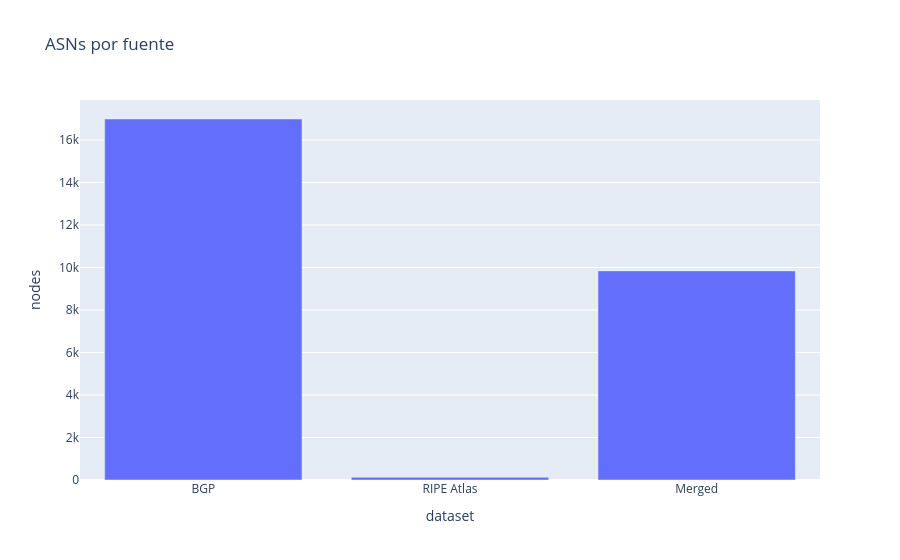
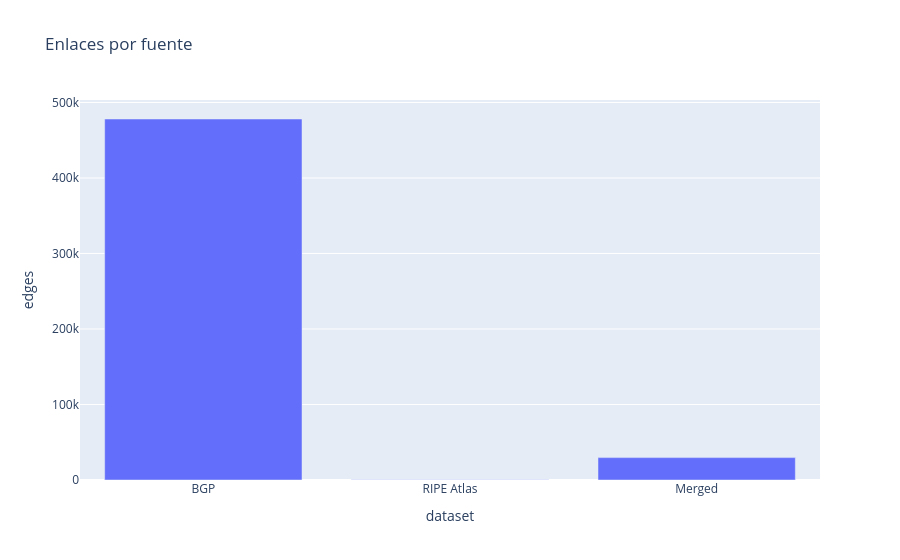

The notebook cell saved with these charts, in order:
### Code cell
tmp = summary.reset_index()
fig1 = px.bar(tmp, x='dataset', y='nodes', title='ASNs por fuente')
fig2 = px.bar(tmp, x='dataset', y='edges', title='Enlaces por fuente')
fig1.show()
fig2.show()

### Figure 1 — Plotly figure (JSON) as saved in the notebook; plotly's stock layout.template omitted (floating-point values rounded to 4 significant figures)
{"data": [{"hovertemplate": "dataset=%{x}<br>nodes=%{y}<extra></extra>", "legendgroup": "", "marker": {"color": "#636efa", "pattern": {"shape": ""}}, "name": "", "orientation": "v", "showlegend": false, "textposition": "auto", "type": "bar", "x": ["BGP", "RIPE Atlas", "Merged"], "xaxis": "x", "y": [16988, 127, 9839], "yaxis": "y"}], "layout": {"barmode": "relative", "legend": {"tracegroupgap": 0}, "title": {"text": "ASNs por fuente"}, "xaxis": {"anchor": "y", "domain": [0, 1], "title": {"text": "dataset"}}, "yaxis": {"anchor": "x", "domain": [0, 1], "title": {"text": "nodes"}}}}

### Figure 2 — Plotly figure (JSON) as saved in the notebook; plotly's stock layout.template omitted (floating-point values rounded to 4 significant figures)
{"data": [{"hovertemplate": "dataset=%{x}<br>edges=%{y}<extra></extra>", "legendgroup": "", "marker": {"color": "#636efa", "pattern": {"shape": ""}}, "name": "", "orientation": "v", "showlegend": false, "textposition": "auto", "type": "bar", "x": ["BGP", "RIPE Atlas", "Merged"], "xaxis": "x", "y": [478104, 329, 29649], "yaxis": "y"}], "layout": {"barmode": "relative", "legend": {"tracegroupgap": 0}, "title": {"text": "Enlaces por fuente"}, "xaxis": {"anchor": "y", "domain": [0, 1], "title": {"text": "dataset"}}, "yaxis": {"anchor": "x", "domain": [0, 1], "title": {"text": "edges"}}}}
